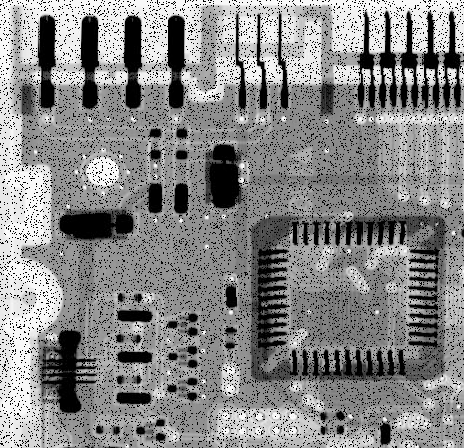
#> input picture Lab2/src/cboard_pepper_only.tif, 464 x 448 px
$ jupyter execute Cw9.ipynb
#> lines starting #> are read from the running program, lines starting #| are printed output that depends on the picture
### Ćwiczenie 9
Zbadaj skuteczność redukcji szumu typu „sól i pieprz” za pomocą
1. liniowego filtra uśredniającego z kwadratową maską, rozpoczynając od maski
rozmiaru 3 × 3.
2. nieliniowego filtra medianowego
3. filtrów minimum i maksimum.

[cell 1]
import matplotlib.pyplot as plt
import cv2
import skimage.morphology as morph
from skimage.filters import rank
from skimage.color import rgb2gray
from skimage.util import img_as_ubyte

[cell 2]
# Załadowanie pliku .tiff
img_a = cv2.imread("src/cboard_pepper_only.tif")
#> img_a is the input picture: shape (448, 464, 3); min 0, max 255, mean 135.7
img_b = cv2.imread("src/cboard_salt_only.tif")
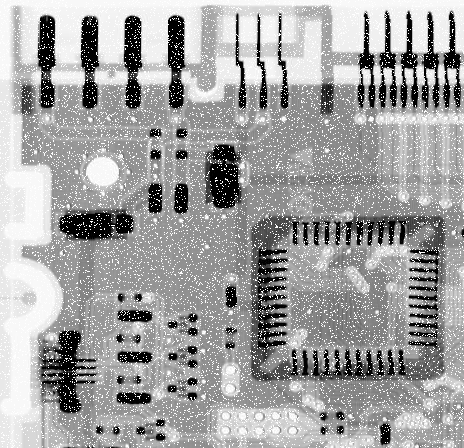
#> input picture Lab2/src/cboard_salt_only.tif, 464 x 448 px
#> img_b is the input picture: shape (448, 464, 3); min 0, max 255, mean 161.1
img_c = cv2.imread("src/cboard_salt_pepper.tif")
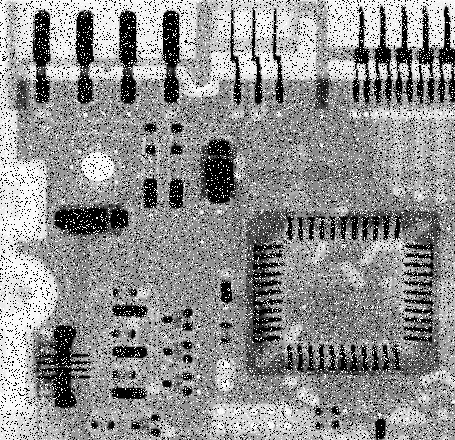
#> input picture Lab2/src/cboard_salt_pepper.tif, 455 x 440 px
#> img_c is the input picture: shape (440, 455, 3); min 0, max 255, mean 144.1

### Zadanie 1
Filtr uśredniający z kwadratową maską 3x3

[cell 3]
def meanFilter(img,square_mask):
    img = rgb2gray(img)
    img = img_as_ubyte(img)
    plt.subplot(2,3,2)
    mean_img = rank.mean(img,square_mask)
    plt.imshow(mean_img, cmap='gray')
    plt.title("Filtr uśredniający")

### Zadanie 2
Nieliniowy filtr medianowy

[cell 4]
def mediFilter(img,square_mask):
    img = rgb2gray(img)
    img = img_as_ubyte(img)
    plt.subplot(2,3,3)
    medi_img = rank.median(img,square_mask)
    plt.imshow(medi_img, cmap='gray')
    plt.title("Filtr medianowy")

### Zadanie 3
Filtry minimum i maximum

[cell 5]
def minMaxFilter(img,square_mask):
    img = rgb2gray(img)
    img = img_as_ubyte(img)
    plt.subplot(2,3,4)
    min_img = rank.minimum(img,square_mask)
    plt.imshow(min_img, cmap='gray')
    plt.title("Filtr min")

    plt.subplot(2,3,5)
    max_img = rank.maximum(img,square_mask)
    plt.imshow(max_img, cmap='gray')
    plt.title("Filtr maks")

    plt.subplot(2,3,6)
    minMax_img = rank.maximum(min_img,square_mask)
    plt.imshow(minMax_img, cmap='gray')
    plt.title("Filtr min-maks")

[cell 6]
def display(img,square_mask):
    plt.subplot(2,3,1)
    plt.imshow(img)
    plt.title("Obraz Orginalny")
    meanFilter(img,square_mask)
    mediFilter(img,square_mask)
    minMaxFilter(img,square_mask)
    plt.tight_layout()
    plt.show()

for i in range(3):
    square_mask = morph.footprint_rectangle((3,3))
    print("Obrazy wynikowwe dla maski {}x{}:".format(i+1, i+1))
    display(img_a,square_mask) #pepper
    display(img_b,square_mask) #salt
    display(img_c,square_mask) #salt and pepper
    square_mask = (square_mask[0] + 1, square_mask[1] + 1)
#> this loop made 3 passes
#> pass 1, in meanFilter, `mean_img = rank.mean(img,square_mask)`:
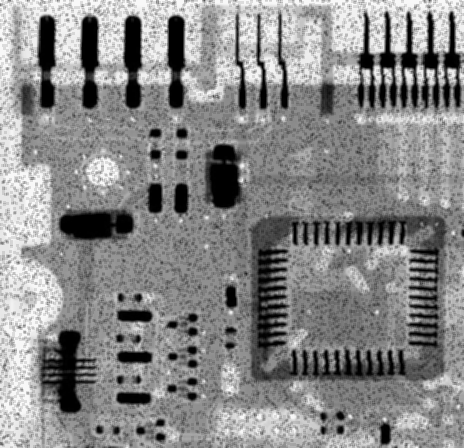
#> mean_img: shape (448, 464); min 0, max 250, mean 135.3
#> pass 1, in mediFilter, `medi_img = rank.median(img,square_mask)`:
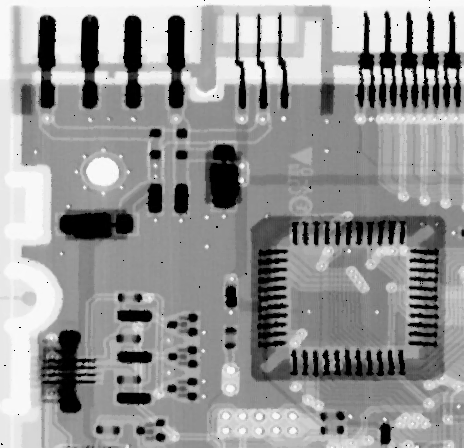
#> medi_img: shape (448, 464); min 0, max 252, mean 148.8
#> pass 1, in display, `plt.show()`:
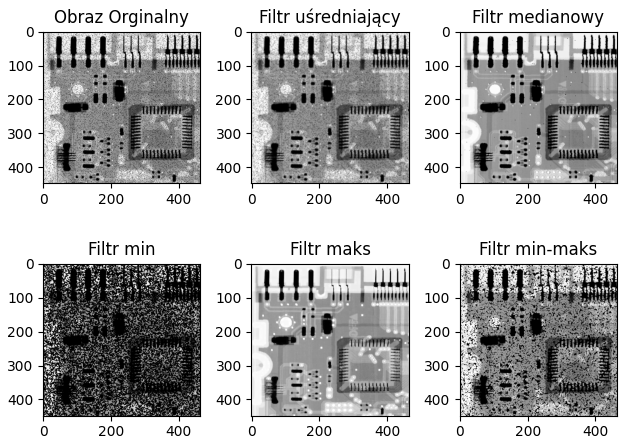
#> figure drawn by matplotlib, 6 panels
#> pass 1, in display (call 2), `plt.show()`:
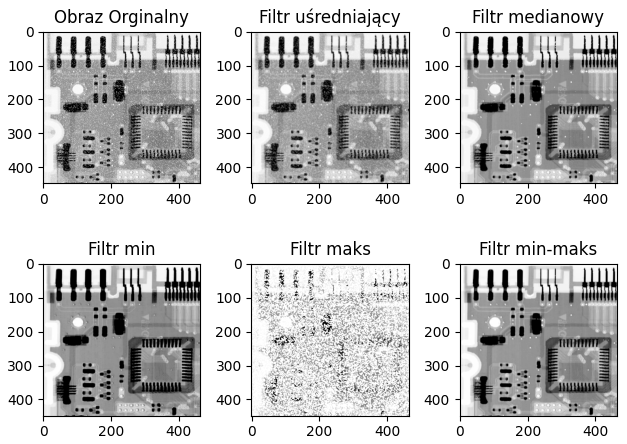
#> figure drawn by matplotlib, 6 panels
#> pass 1, in display (call 3), `plt.show()`:
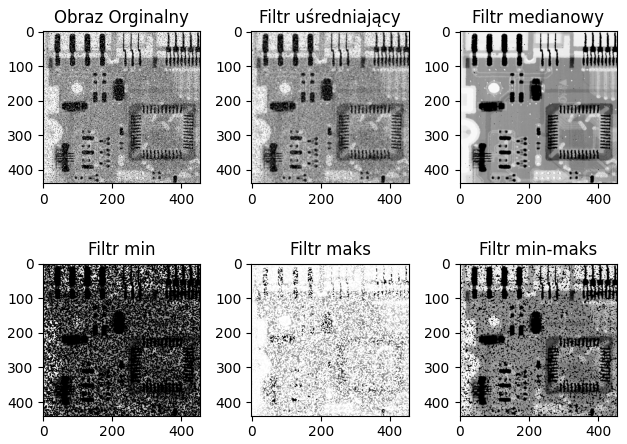
#> figure drawn by matplotlib, 6 panels
